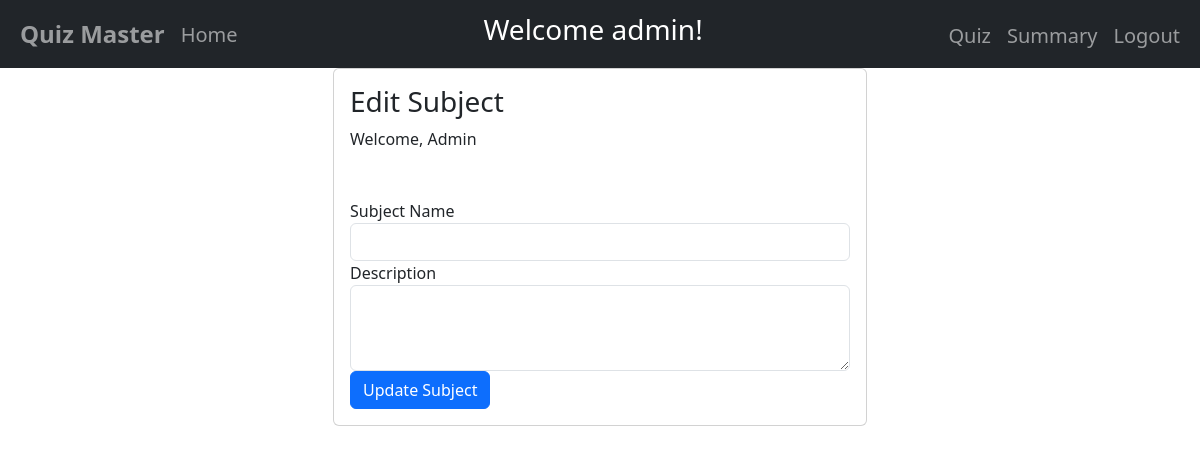
Page /edit_subject/1 (signed in) on the earlier database version.
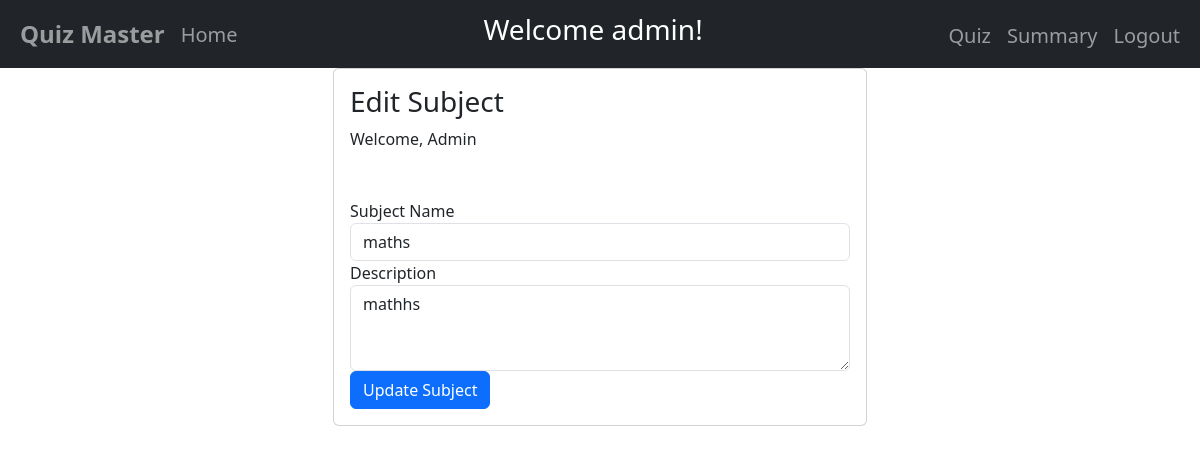
Same page on the later database version.
### models.py (models this page shows)
class User(db.Model):
    id = db.Column(db.Integer, primary_key=True)
    email = db.Column(db.String(100), unique=True, nullable=False)
    password = db.Column(db.String(255), nullable=False)
    full_name = db.Column(db.String(100), nullable=False)
    qualification = db.Column(db.String(100))
    dob = db.Column(db.Date)
    role = db.Column(db.String(10), nullable=False, default='user')  # 'admin' or 'user'
    quizzes_taken = db.relationship('Score', backref='user', lazy=True)

class Subject(db.Model):
    id = db.Column(db.Integer, primary_key=True)
    name = db.Column(db.String(100), unique=True, nullable=False)
    description = db.Column(db.Text)

### main.py (the view)
@app.route('/edit_subject/<int:subject_id>', methods=['GET', 'POST'])
def edit_subject(subject_id):
    if 'user_id' not in session:
        return redirect(url_for('login'))
    user= User.query.get(session['user_id'])
    if user.role != 'admin':
        return redirect(url_for('dashboard'))
    subject = Subject.query.get(subject_id)
    if request.method == 'POST':
        subject.name = request.form['subject_name']
        subject.description = request.form['description']
        db.session.commit()
        flash('Subject updated successfully!', 'success')
        return redirect(url_for('dashboard'))
    return render_template('edit_subject.html', current_user=user, subject=subject)

### templates/edit_subject.html (shortened to what this page needs)
{% extends "base.html" %}
{% block content %}
<div class="container">
    <div class="row">
        <div class="col-md-6 offset-md-3">
            <div class="card">
                <div class="card-body">
                    <h3 class="card-title">Edit Subject</h3>
                    <p>Welcome, {{ current_user.full_name }}</p>
                </div>
                <div class="card-body">
                    <form method="POST">
                        <div class="form-group">
                            <label for="subject_name">Subject Name</label>
                            <input type="text" class="form-control" id="subject_name" name="subject_name" value="{{ subject.name }}" required>
                        </div>
                        <div class="form-group">
                            <label for="description">Description</label>
                            <textarea class="form-control" id="description" name="description" rows="3">{{ subject.description }}</textarea>
                        </div>
                        <button type="submit" class="btn btn-primary">Update Subject</button>
                    </form>
                </div>
            </div>
        </div>
    </div>
</div>
{% endblock %}

### templates/base.html (shortened to what this page needs)
<!DOCTYPE html>
<html lang="en">
<head>
    <link href="https://cdn.jsdelivr.net/npm/bootstrap@5.3.3/dist/css/bootstrap.min.css" rel="stylesheet">
    <link rel="stylesheet" href="https://cdnjs.cloudflare.com/ajax/libs/font-awesome/6.5.1/css/all.min.css">
</head>
<body>
    <nav class="navbar navbar-expand-lg navbar-dark bg-dark">
      <div class="container-fluid">
        <div class="collapse navbar-collapse" id="navbar">
            <div class="navbar-nav">
                <a class="nav-item nav-link fw-bold fs-4" href="/home">Quiz Master</a>
                <a class="nav-item nav-link fs-5 mt-1" href="/home">Home</a>
            </div>
            <div class="ms-auto">
                {% if current_user %}
                    <h3 class=" text-white">Welcome {{ current_user.role }}!</h3>
                {% endif %}
            </div>
            <div class="navbar-nav ms-auto">
                {% if current_user %}
                    {% if current_user.role == 'admin' %}
                    <a class="nav-item nav-link fs-5 mt-1" href="/quiz">Quiz</a>
                    {% else %}
                    <a class="nav-item nav-link fs-5 mt-1" href="/score">Score</a>
                    {% endif %}
                    <a class="nav-item nav-link fs-5 mt-1" href="/summary">Summary</a>
                    <a class="nav-item nav-link fs-5 mt-1" href="/logout">Logout</a>
                {% else %}
                    <a class="nav-item nav-link fs-5 mt-1" href="/login">Login</a>
                    <a class="nav-item nav-link fs-5 mt-1" href="/signup">Sign-Up</a>
                {% endif %}
            </div>
        </div>
      </div>
    </nav>
    <div class="container">{% block content %}{% endblock %}</div>
</body>
</html>

Differences in the rows shown:
added Subject: subject_name "maths", description "mathhs"
